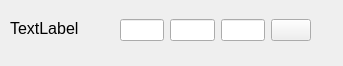
<?xml version="1.0" encoding="UTF-8"?>
<ui version="4.0">
 <class>Form</class>
 <widget class="QWidget" name="Form">
  <property name="geometry">
   <rect>
    <x>0</x>
    <y>0</y>
    <width>343</width>
    <height>66</height>
   </rect>
  </property>
  <property name="windowTitle">
   <string>Form</string>
  </property>
  <widget class="QLabel" name="name_label">
   <property name="geometry">
    <rect>
     <x>10</x>
     <y>20</y>
     <width>111</width>
     <height>16</height>
    </rect>
   </property>
   <property name="font">
    <font>
     <pointsize>12</pointsize>
    </font>
   </property>
   <property name="text">
    <string>TextLabel</string>
   </property>
  </widget>
  <widget class="QWidget" name="horizontalLayoutWidget">
   <property name="geometry">
    <rect>
     <x>120</x>
     <y>10</y>
     <width>191</width>
     <height>41</height>
    </rect>
   </property>
   <layout class="QHBoxLayout" name="horizontalLayout">
    <item>
     <widget class="QLineEdit" name="R_lineEdit"/>
    </item>
    <item>
     <widget class="QLineEdit" name="G_lineEdit"/>
    </item>
    <item>
     <widget class="QLineEdit" name="B_lineEdit"/>
    </item>
    <item>
     <widget class="QPushButton" name="colorpicker_btn">
      <property name="text">
       <string/>
      </property>
      <property name="flat">
       <bool>false</bool>
      </property>
     </widget>
    </item>
   </layout>
  </widget>
 </widget>
 <resources/>
 <connections/>
</ui>
